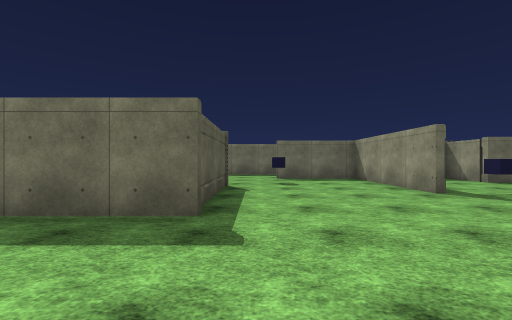
view 1 (above)

12 first-person views from a walk through a Unity game level. The camera is 1.34 m above the floor, looks level and sees 90° across. The floor is counted in squares, 2.26 m on a side. Each view is taken from the middle of a square. On the plan, view 1 faces up. The plan holds only what a view shows up to about 9 squares ahead; the rest is blank. The player is left out. Surface patterns are stand-ins for the level's own textures.

view 2
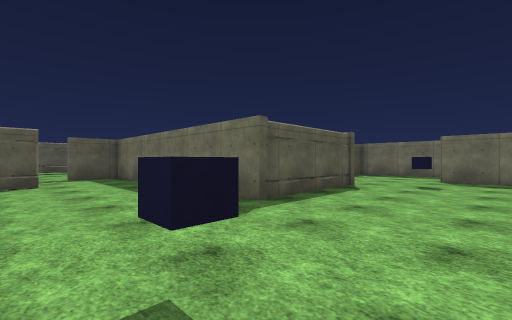

view 3
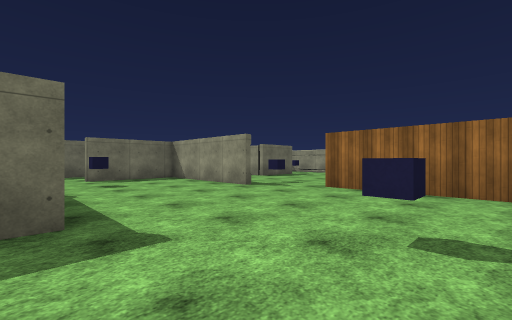

view 4
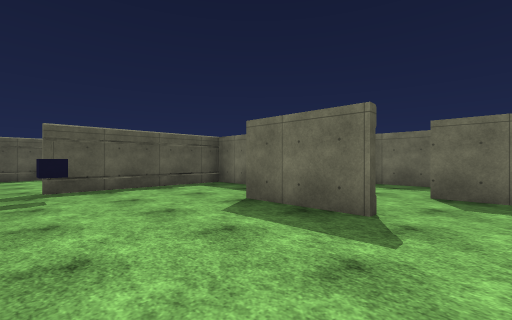

view 5
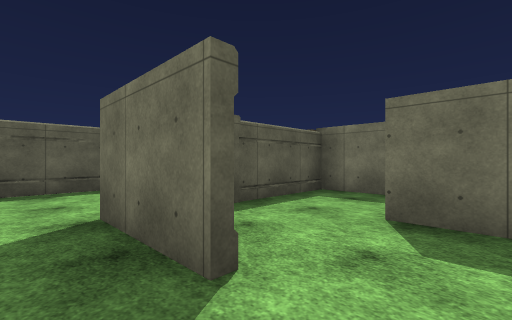

view 6
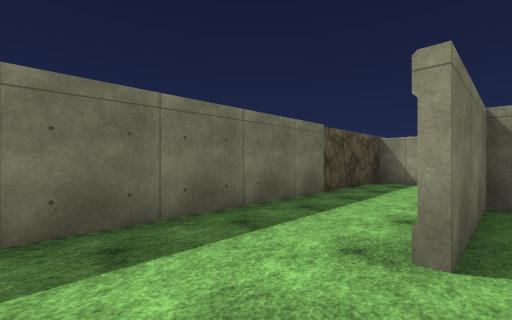

view 7
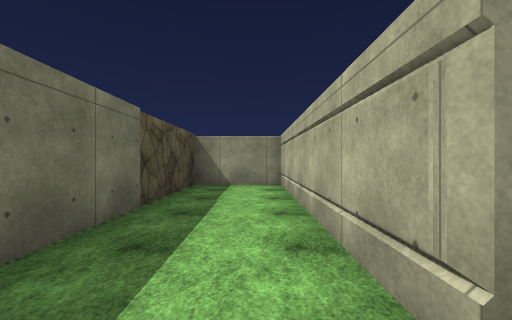

view 8
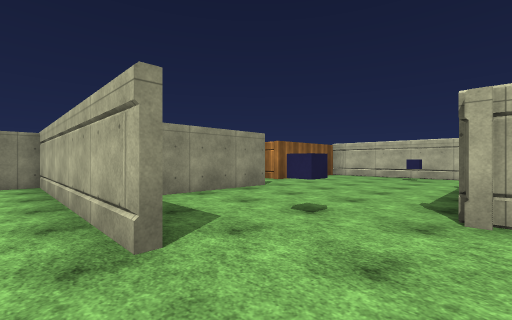

view 9
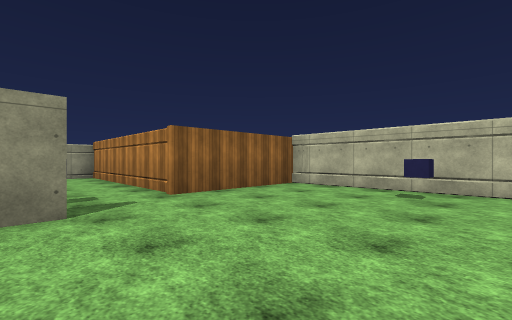

view 10
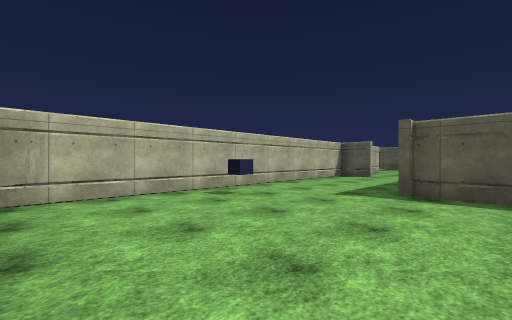

view 11
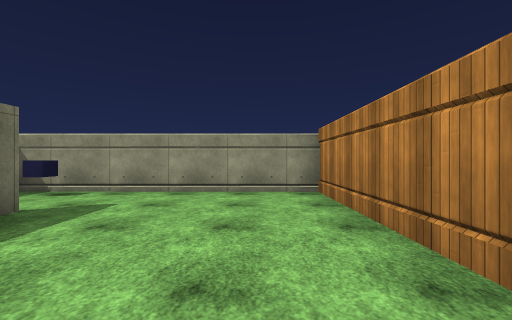

view 12
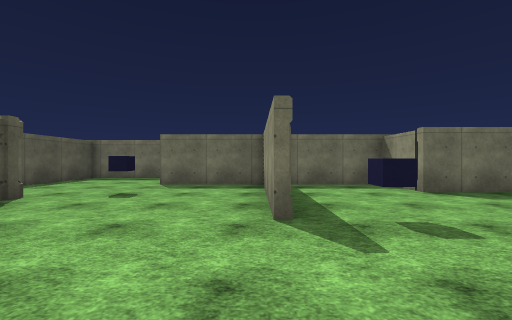

### Floor plan
Ten units are one square. View 1 is at (0, 0); x grows to the right and y downward. Boxes are objects, and circles mark ways between rooms. Rooms are numbered by the first view taken in them; rooms with no view inside come last. Other rooms are left out.
<svg viewBox="-60 -111 163 121">
<path fill="none" stroke="#000" d="M-11 -61 -7 -61 -7 -27 -55 -27M32 -45 32 -83M-50 -6 -50 1M-44 5 41 4 41 -28M31 -82 6 -82M81 -67 61 -67 61 -82M90 -87 80 -87M34 -83 34 -45M41 -28 98 -28 98 -85M78 -105 61 -105M63 -106 63 -82 31 -82M6 -84 61 -84 61 -105 -23 -104 -24 -79"/>
<rect x="5" y="-15" width="10" height="10" fill="#bbb"><title>block</title></rect>
<rect x="5" y="-75" width="10" height="10" fill="#bbb"><title>block</title></rect>
<rect x="35" y="-55" width="10" height="10" fill="#bbb"><title>block</title></rect>
<rect x="85" y="-85" width="10" height="10" fill="#bbb"><title>block</title></rect>
<circle cx="30" cy="-40" r="3" fill="#2a7"/>
<circle cx="-5" cy="-80" r="3" fill="#2a7"/>
<text x="0" y="-30">1</text>
<text x="70" y="-60">2</text>
<text x="20" y="-90">3</text>
</svg>
Room 1 opens to room 2. Room 1 opens to room 3.

Where each view was taken, in squares from view 1:
view 1: 0 up, 0 right, facing up
view 2: 0 up, 2 right, facing up-left
view 3: 0 up, 1 left, facing up-right
view 4: 4 up, 9 right, facing up-left
view 5: 6 up, 9 right, facing up-left
view 6: 8 up, 1 left, facing up-right
view 7: 9 up, 0 right, facing right
view 8: 9 up, 1 left, facing down-right
view 9: 5 up, 0 right, facing down-right
view 10: 4 up, 4 right, facing down-left
view 11: 4 up, 5 right, facing right
view 12: 2 up, 3 right, facing up
